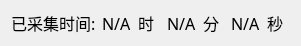
  <widget class="QWidget" name="layoutWidget">
   <property name="geometry">
    <rect>
     <x>640</x>
     <y>120</y>
     <width>301</width>
     <height>18</height>
    </rect>
   </property>
   <layout class="QHBoxLayout" name="horizontalLayout_3">
    <item>
     <widget class="QLabel" name="rdAdcFreq_5">
      <property name="font">
       <font>
        <family>黑体</family>
        <pointsize>12</pointsize>
       </font>
      </property>
      <property name="text">
       <string>已采集时间:</string>
      </property>
     </widget>
    </item>
    <item>
     <widget class="QLabel" name="sramHour">
      <property name="font">
       <font>
        <family>黑体</family>
        <pointsize>12</pointsize>
       </font>
      </property>
      <property name="text">
       <string>N/A</string>
      </property>
     </widget>
    </item>
    <item>
     <widget class="QLabel" name="rdAdcFreq_6">
      <property name="font">
       <font>
        <family>黑体</family>
        <pointsize>12</pointsize>
       </font>
      </property>
      <property name="text">
       <string>时</string>
      </property>
     </widget>
    </item>
    <item>
     <widget class="QLabel" name="sramMinute">
      <property name="font">
       <font>
        <family>黑体</family>
        <pointsize>12</pointsize>
       </font>
      </property>
      <property name="text">
       <string>N/A</string>
      </property>
     </widget>
    </item>
    <item>
     <widget class="QLabel" name="rdAdcFreq_8">
      <property name="font">
       <font>
        <family>黑体</family>
        <pointsize>12</pointsize>
       </font>
      </property>
      <property name="text">
       <string>分</string>
      </property>
     </widget>
    </item>
    <item>
     <widget class="QLabel" name="sramSecond">
      <property name="font">
       <font>
        <family>黑体</family>
        <pointsize>12</pointsize>
       </font>
      </property>
      <property name="text">
       <string>N/A</string>
      </property>
     </widget>
    </item>
    <item>
     <widget class="QLabel" name="rdAdcFreq_7">
      <property name="font">
       <font>
        <family>黑体</family>
        <pointsize>12</pointsize>
       </font>
      </property>
      <property name="text">
       <string>秒</string>
      </property>
     </widget>
    </item>
   </layout>
  </widget>
